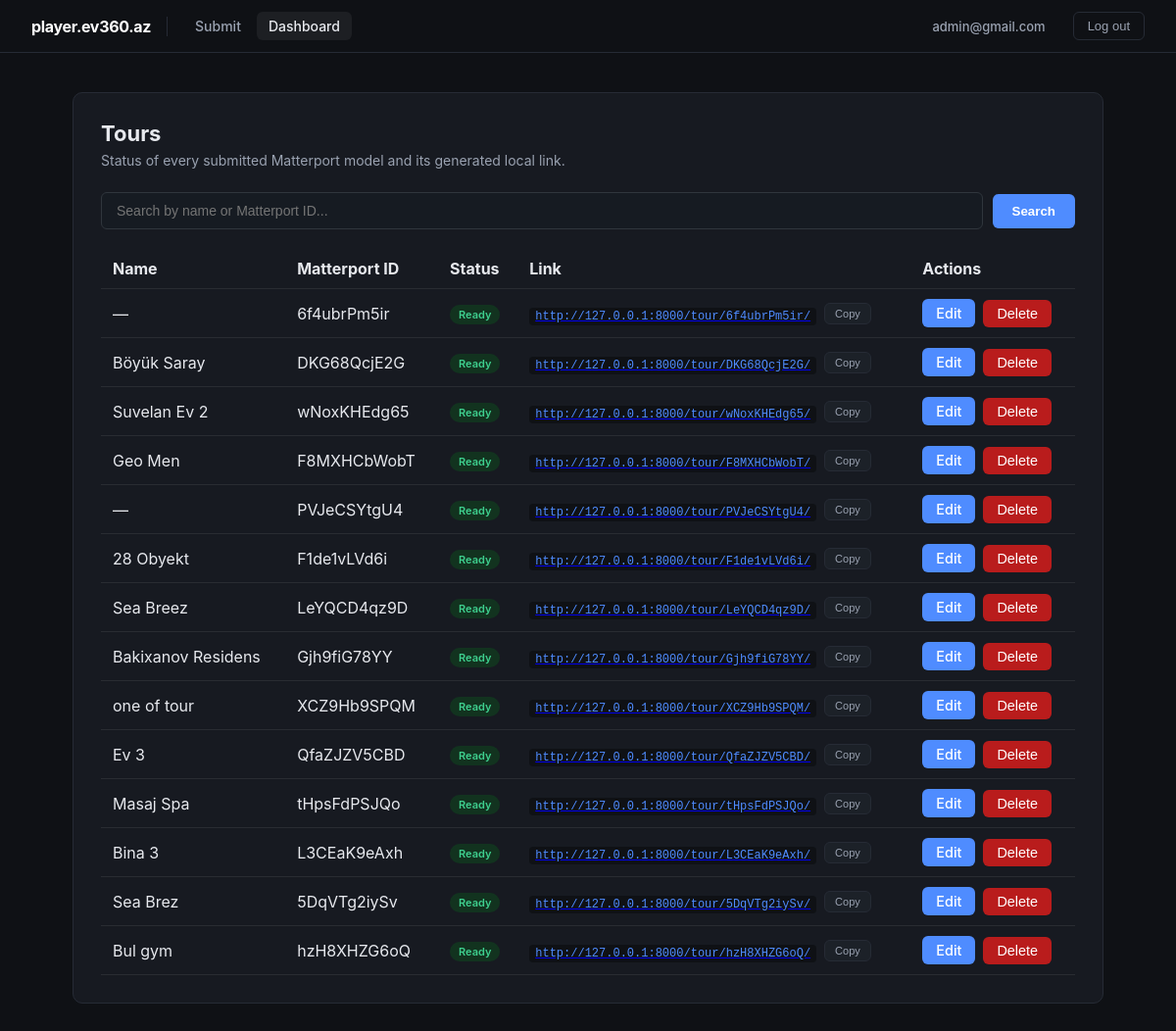
The page /dashboard/ (signed in) on the database its author committed.
### tours/models.py (models this page shows, shortened)
class Tour(models.Model):
    matterport_id = models.CharField(max_length=32, unique=True, db_index=True)
    name = models.CharField(max_length=255, blank=True, default="")
    created_at = models.DateTimeField(auto_now_add=True)
    class Meta:
        ordering = ["-created_at"]
    @property
    def latest_upload(self):
        return self.uploads.order_by("-created_at").first()
    @property
    def local_url(self) -> str:
        return f"{settings.PLAYER_PUBLIC_BASE_URL}/tour/{self.matterport_id}/"

class TourUpload(models.Model):
    class SourceType(models.TextChoices):
        URL = "url", "Matterport URL"
        ZIP = "zip", "ZIP Upload"
    class Status(models.TextChoices):
        PENDING = "pending", "Pending"
        DOWNLOADING = "downloading", "Downloading"
        READY = "ready", "Ready"
        FAILED = "failed", "Failed"
    tour = models.ForeignKey(
        Tour, on_delete=models.CASCADE, related_name="uploads", null=True, blank=True
    )
    source_type = models.CharField(max_length=10, choices=SourceType.choices)
    source_url = models.URLField(blank=True)
    original_zip_name = models.CharField(max_length=255, blank=True)
    status = models.CharField(max_length=20, choices=Status.choices, default=Status.PENDING)
    local_path = models.CharField(max_length=255, blank=True)
    error_message = models.TextField(blank=True)
    celery_task_id = models.CharField(max_length=64, blank=True)
    created_at = models.DateTimeField(auto_now_add=True)
    updated_at = models.DateTimeField(auto_now=True)
    class Meta:
        ordering = ["-created_at"]

### tours/views.py (the view)
# urls.py: path("dashboard/", views.dashboard_view, name="dashboard"),
@login_required
def dashboard_view(request):
    query = request.GET.get("q", "").strip()
    tours = Tour.objects.all()
    if query:
        tours = tours.filter(
            Q(name__icontains=query) | Q(matterport_id__icontains=query)
        )
    tour_rows = []
    has_active = False
    for tour in tours:
        latest = tour.latest_upload
        if latest is None:
            continue
        tour_rows.append({"tour": tour, "upload": latest})
        if latest.status in (TourUpload.Status.PENDING, TourUpload.Status.DOWNLOADING):
            has_active = True
    pending_zip_uploads = TourUpload.objects.filter(tour__isnull=True).exclude(
        status=TourUpload.Status.READY
    )
    if pending_zip_uploads.exists():
        has_active = True
    return render(
        request,
        "tours/dashboard.html",
        {
            "tour_rows": tour_rows,
            "pending_zip_uploads": pending_zip_uploads,
            "has_active_tours": has_active,
            "query": query,
        },
    )

### tours/templates/tours/dashboard.html (shortened to what this page needs)
{% extends "tours/base.html" %}
{% block content %}
<div class="panel">
  <h1>Tours</h1>
  <p class="sub">Status of every submitted Matterport model and its generated local link.</p>
  <form method="get" class="search-form" style="margin-bottom:20px; display:flex; gap:10px; align-items:center;">
    <input type="text" name="q" value="{{ query }}" placeholder="Search by name or Matterport ID..."
           style="flex:1; padding:10px 15px; border-radius:6px; border:1px solid #30363d; background-color:#161b22; color:#c9d1d9; outline:none;">
    <button type="submit" style="padding:10px 20px; border-radius:6px; background-color:var(--accent, #3498db); color:#ffffff; border:none; cursor:pointer; font-weight:600; margin-top:0; transition: opacity 0.2s;" onmouseover="this.style.opacity='0.8'" onmouseout="this.style.opacity='1'">
        Search
    </button>
  </form>
  {% if tour_rows or pending_zip_uploads %}
  <div style="overflow-x: auto; width: 100%;">
  <table class="tour-table" style="width: 100%;">
    <thead>
      <tr>
        <th style="white-space: nowrap;">Name</th>
        <th style="white-space: nowrap;">Matterport ID</th>
        <th style="white-space: nowrap;">Status</th>
        <th style="white-space: nowrap;">Link</th>
        <th style="white-space: nowrap;">Actions</th>
      </tr>
    </thead>
    <tbody>
      {% for row in tour_rows %}
      {% with tour=row.tour upload=row.upload %}
      <tr>
        <td style="white-space: nowrap;">{{ tour.name|default:"—" }}</td>
        <td style="white-space: nowrap;">{{ tour.matterport_id }}</td>
        <td style="white-space: nowrap;">
          <span class="badge badge-{{ upload.status }}">{{ upload.get_status_display }}</span>
        </td>
        <td style="white-space: nowrap;">
          {% if upload.status == "ready" %}
            <div style="display: flex; align-items: center; gap: 8px; flex-wrap: nowrap;">
              <a href="{{ tour.local_url }}" target="_blank"><code>{{ tour.local_url }}</code></a>
              <button type="button" class="copy-btn" data-url="{{ tour.local_url }}" onclick="copyTourLink(this)">Copy</button>
            </div>
          {% else %}
            —
          {% endif %}
        </td>
        <td style="white-space: nowrap;">
          <div style="display: flex; align-items: center; gap: 8px; flex-wrap: nowrap;">
            <a href="{% url 'edit_tour' tour.id %}" class="btn" style="background:var(--accent);color:#fff;text-decoration:none;">Edit</a>
            <form method="post" action="{% url 'delete_tour' tour.id %}"
                  onsubmit="return confirm('Delete this tour and all its upload history permanently?');" style="display:inline-block; margin:0; padding:0;">
              <button type="submit" class="btn btn-danger">Delete</button>
            </form>
          </div>
        </td>
      </tr>
      {% endwith %}
      {% endfor %}
    </tbody>
  </table>
  </div>
  {% else %}
    {% if query %}
      <div class="empty">No tours match "{{ query }}". <a href="{% url 'dashboard' %}">Clear search</a></div>
    {% else %}
      <div class="empty">No tours submitted yet. <a href="{% url 'submit' %}">Submit one →</a></div>
    {% endif %}
  {% endif %}
</div>
{% endblock %}

### tours/templates/tours/base.html (shortened to what this page needs)
<!DOCTYPE html>
<html lang="az">
<head>
</head>
<body>
<nav>
  <div class="nav-left">
    <span class="brand">player.ev360.az</span>
    <div class="nav-links">
      <a href="{% url 'submit' %}" class="{% if request.resolver_match.url_name == 'submit' %}active{% endif %}">Submit</a>
      <a href="{% url 'dashboard' %}" class="{% if request.resolver_match.url_name == 'dashboard' %}active{% endif %}">Dashboard</a>
    </div>
  </div>
  <div class="nav-right">
    {% if user.is_authenticated %}
      <a href="{% url 'profile' %}" class="user-email">{{ user.email }}</a>
      <form method="post" action="{% url 'logout' %}" style="display:inline; margin: 0; padding: 0;">
        <button type="submit" class="logout-btn">Log out</button>
      </form>
    {% else %}
      <a href="{% url 'login' %}">Log in</a>
    {% endif %}
  </div>
</nav>
<main>
  {% block content %}  {% endblock %}
</main>
</body>
</html>

### tours/templates/tours/base.html (style rules this page uses)
:root { --bg: #0f1115; --panel: #171a21; --border: #262b35; --text: #e7e9ee; --muted: #9aa2b1; --accent: #4f8cff; --ok: #3ecf8e; --fail: #ff6161; --warn: #ffb454; --hover-bg: rgba(255, 255, 255, 0.06); }
* { box-sizing: border-box; }
body { margin: 0; background: var(--bg); color: var(--text); font-family: -apple-system, BlinkMacSystemFont, "Segoe UI", Roboto, Helvetica, Arial, sans-serif; }
nav { display: flex; justify-content: space-between; align-items: center; padding: 12px 32px; background: var(--bg); border-bottom: 1px solid var(--border); }
.nav-left, .nav-right { display: flex; align-items: center; gap: 16px; }
nav .brand { font-weight: 700; color: #ffffff; font-size: 16px; letter-spacing: -0.02em; padding-right: 16px; border-right: 1px solid var(--border); }
.nav-links { display: flex; gap: 4px; }
nav a { color: var(--muted); text-decoration: none; font-size: 14px; font-weight: 500; padding: 6px 12px; border-radius: 6px; transition: all 0.2s ease; }
nav a.active, nav a:hover { color: var(--text); background: var(--hover-bg); }
.user-email { font-size: 13px; color: var(--muted); }
.logout-btn { margin: 0; padding: 6px 14px; background: transparent; border: 1px solid var(--border); border-radius: 6px; color: var(--muted); font-size: 13px; font-weight: 500; cursor: pointer; transition: all 0.2s ease; }
main { max-width: 1100px; margin: 0 auto; padding: 40px 24px; }
.panel { background: var(--panel); border: 1px solid var(--border); border-radius: 10px; padding: 28px; }
h1 { font-size: 22px; margin: 0 0 6px; }
p.sub { color: var(--muted); margin: 0 0 24px; font-size: 14px; }
input[type=url], input[type=text] { width: 100%; padding: 12px 14px; background: #0f1115; border: 1px solid var(--border); border-radius: 8px; color: var(--text); font-size: 14px; }
.badge { display: inline-block; padding: 3px 9px; border-radius: 20px; font-size: 11px; font-weight: 600; }
.badge-ready { background: #12331f; color: var(--ok); }
code { background: #0f1115; padding: 2px 6px; border-radius: 4px; font-size: 12px; color: var(--accent); }
.copy-btn { margin-left: 0px; padding: 4px 10px; background: #1c2128; border: 1px solid var(--border); border-radius: 6px; color: var(--muted); font-size: 11px; cursor: pointer; transition: 0.2s; }
.btn { display: inline-block; padding: 6px 14px; border: none; border-radius: 6px; font-size: 0.9rem; font-weight: 500; cursor: pointer; transition: background 0.15s ease; }
.btn-danger { background: #b91c1c; color: #fff; }
.tour-table { width: 100%; border-collapse: collapse; }
.tour-table th, .tour-table td { padding: 10px 12px; text-align: left; border-bottom: 1px solid rgba(255,255,255,0.08); }

### rows shown on the page
Tour: tour.name "—", tour.matterport_id "6f4ubrPm5ir", upload.status "Ready", tour.local_url "http://127.0.0.1:8000/tour/6f4ubrPm5ir/"
Tour: tour.name "Böyük Saray", tour.matterport_id "DKG68QcjE2G", upload.status "Ready", tour.local_url "http://127.0.0.1:8000/tour/DKG68QcjE2G/"
Tour: tour.name "Suvelan Ev 2", tour.matterport_id "wNoxKHEdg65", upload.status "Ready", tour.local_url "http://127.0.0.1:8000/tour/wNoxKHEdg65/"
Tour: tour.name "Geo Men", tour.matterport_id "F8MXHCbWobT", upload.status "Ready", tour.local_url "http://127.0.0.1:8000/tour/F8MXHCbWobT/"
Tour: tour.name "—", tour.matterport_id "PVJeCSYtgU4", upload.status "Ready", tour.local_url "http://127.0.0.1:8000/tour/PVJeCSYtgU4/"
Tour: tour.name "28 Obyekt", tour.matterport_id "F1de1vLVd6i", upload.status "Ready", tour.local_url "http://127.0.0.1:8000/tour/F1de1vLVd6i/"
Tour: tour.name "Sea Breez", tour.matterport_id "LeYQCD4qz9D", upload.status "Ready", tour.local_url "http://127.0.0.1:8000/tour/LeYQCD4qz9D/"
Tour: tour.name "Bakixanov Residens", tour.matterport_id "Gjh9fiG78YY", upload.status "Ready", tour.local_url "http://127.0.0.1:8000/tour/Gjh9fiG78YY/"
Tour: tour.name "one of tour", tour.matterport_id "XCZ9Hb9SPQM", upload.status "Ready", tour.local_url "http://127.0.0.1:8000/tour/XCZ9Hb9SPQM/"
Tour: tour.name "Ev 3", tour.matterport_id "QfaZJZV5CBD", upload.status "Ready", tour.local_url "http://127.0.0.1:8000/tour/QfaZJZV5CBD/"
Tour: tour.name "Masaj Spa", tour.matterport_id "tHpsFdPSJQo", upload.status "Ready", tour.local_url "http://127.0.0.1:8000/tour/tHpsFdPSJQo/"
Tour: tour.name "Bina 3", tour.matterport_id "L3CEaK9eAxh", upload.status "Ready", tour.local_url "http://127.0.0.1:8000/tour/L3CEaK9eAxh/"
Tour: tour.name "Sea Brez", tour.matterport_id "5DqVTg2iySv", upload.status "Ready", tour.local_url "http://127.0.0.1:8000/tour/5DqVTg2iySv/"
Tour: tour.name "Bul gym", tour.matterport_id "hzH8XHZG6oQ", upload.status "Ready", tour.local_url "http://127.0.0.1:8000/tour/hzH8XHZG6oQ/"

### other values the page prints
{{ user.email }} "admin@gmail.com"
